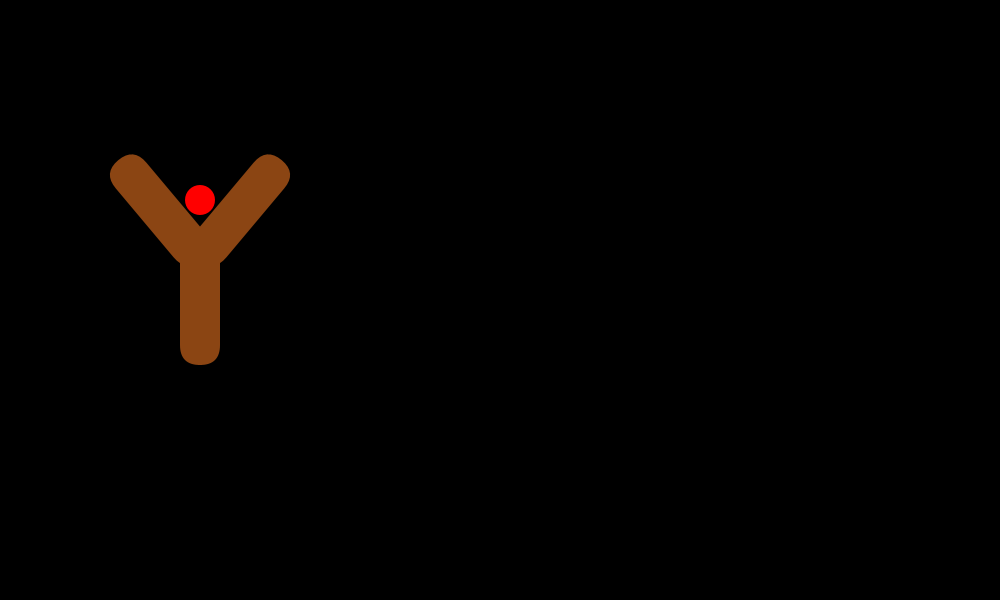
Frame 1 (no input)
Frame 60 (the mouse pressed at the canvas centre just before this capture): identical to frame 1, image omitted
Frame 120 (the mouse held since frame 60 and released just before this capture): identical to frame 1, image omitted

The Processing sketch that drew this single still picture (run headless with seeded random() and noise(); from frame 60 on, the mouse is pressed at the canvas centre):

// Processing sketch: t3_2
// ── t3_2.pde
Ball ball;
Catapult catapult;

void setup() {
  size(1000, 600); 
  ball = new Ball(width/5, height/2-100);
  catapult= new Catapult (width/5, height/2, ball);
}

void draw() {
  background(0, 0, 0);
  catapult.show();
}
void mouseDragged() {
  catapult.dragHandler(mouseX, mouseY);
}
void mouseReleased() {
  catapult.releasedHandler(mouseX, mouseY, pmouseX, pmouseY);
}

// ── Ball.pde
class Ball { //class initialisation

  //setting variables
  PVector pos;
  PVector speed;
  PVector gravity;
  int r;
  Ball(float x, float y) {  //constructor
    pos=new PVector(x, y);
    speed=new PVector(0, 0);
    gravity = new PVector(0, 0);
    r=30;
  }
  void show() {
    fill(255, 0, 0);
    circle(pos.x, pos.y, r);
  }
  void update() {
    if (r+pos.y>=height) {
      speed = new PVector(0, 0);
      gravity = new PVector (0, 0);
    }
    if (r+pos.y<=0) {
      speed.y=-speed.y;
    }
    if (pos.x+speed.x>width||pos.x+speed.x<0) {
      speed.x=-speed.x;
    } 
    speed.add(gravity);
    pos.add(speed);
  }
  void drag(float initMouseX, float initMouseY) {
    pos = new PVector(initMouseX, initMouseY);
    speed = new PVector(0, 0);
    gravity= new PVector(0, 0);
  }
  void released(float initMouseX, float initMouseY, float ballMovementX, float ballMovementY) {
    PVector temporary = new PVector ((-(initMouseX-ballMovementX)), -(initMouseY-ballMovementY));
    speed=temporary.normalize().copy();
    speed.mult(temporary.mag()*10);
    gravity = new PVector(0, 0.2);
  }
}

// ── Catapult.pde
class Catapult { //class initialisation

  //setting variables
  PVector pos;
  Ball ball;

  Catapult(float x, float y, Ball ball_) {  //constructor
    pos=new PVector(x, y);
    ball = ball_;
  }
  void show() {
    noStroke();
    rectMode(CENTER);
    fill(139, 69, 19);

    //creating the catapult
    rect(pos.x, pos.y, 40, 130, 200);
    pushMatrix();
    translate((pos.x+40), (pos.y-90));
    rotate(radians(220));
    rect(0, 0, (40), (130), (200));  
    popMatrix();
    pushMatrix();
    translate((pos.x-40), (pos.y-90));
    rotate(radians(140));
    rect(0, 0, (40), (130), (200));  
    popMatrix();

    //incorporating ball
    ball.show();
    ball.update();
  }

  void dragHandler(float initMouseX, float initMouseY) {
    ball.drag(initMouseX, initMouseY);
  }
  void releasedHandler(float initMouseX, float initMouseY, float ballMovementX, float ballMovementY) {
    ball.released(initMouseX, initMouseY, ballMovementX, ballMovementY);
  }
}
